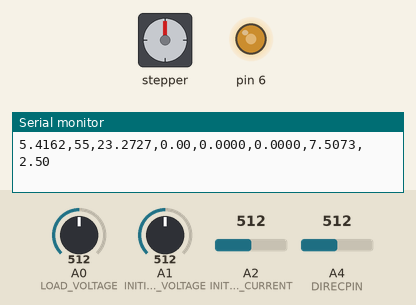
Bench run of a sketch on a simulated Arduino Leonardo, built with avr-gcc and run on an emulated ATmega32U4. On the bench: stepper motor, output pins drawn as LEDs (lit = HIGH), the last lines printed to the serial monitor. The inputs (shaded band) are chosen by the test bench; at power-on: A4 (DIRECPIN) = 512, A0 (LOAD_VOLTAGE) = 512, A1 (INITIAL_VOLTAGE) = 512, A2 (INITIAL_CURRENT) = 512. Stepper angles assume 4096 steps per turn.

Above: at 1.2 s.
1.3 s: A4 (DIRECPIN) set to 598
2.8 s: A4 (DIRECPIN) set to 627
At 4.0 s:
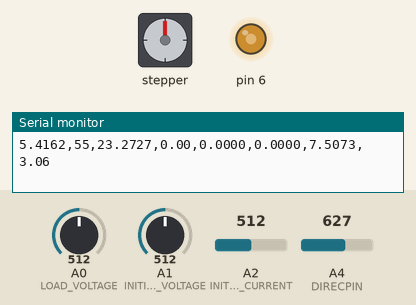
5.8 s: A4 (DIRECPIN) set to 598
At 6.4 s:
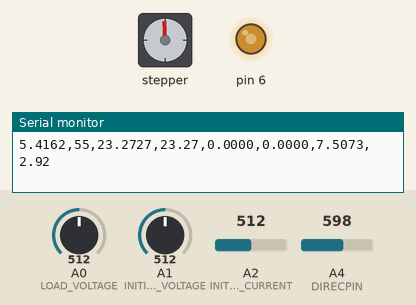
7.6 s: A4 (DIRECPIN) set to 583
At 34.0 s:
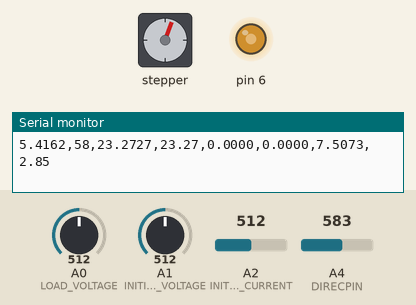
Timing chart, 0 to 34.7 s (numbered marks = the images above; inputs shaded):
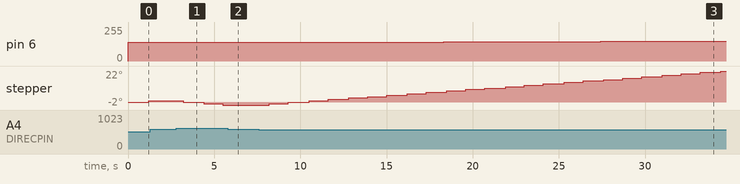

Measured:
- the behaviour switches between 584 and 583 on A4 (DIRECPIN) (found by bisection; images 2 and 3)
- after the input at 1.3 s, stepper: stops changing and stays 1°
- after the input at 5.8 s, stepper: stops changing and stays -2°

The sketch:

dutytesting_mar31.ino
```cpp
// Using an interrupt for the stepper motot, now bipolar (h bridge driven)
// using the timer registers for PWM out put
// synchronous update every __ seconds

// timer 4 PWM trigger
// timer 1 altserial
// timer 3 interrupt

// -------------  //
// AR PIN SETUP  //
// ------------- //

/*
Stepper motor 4 pins on the L298 left to right Pins 2,3,4,7
Pin 5 is bluetooth RXD
Pin 6 is PWM

PIN 0 and 1 (mostly used for uploading will keep free for now)

PINS 6 or 13 cannot use analogWrite

PIN 10, 11,12 for generator stator pins

not used pins
PIN 0,1,,8,9 (15,16,17?)

analog pins not used
PIN 4,5
and digital pins (pins 4, 6, 8, 9, 10, and 12 can be used for analog)
*/

#include <TimerOne.h> // timer interrupt
#include <Stepper.h> //
#include <Unistep2.h> // non blocking stepper motor
#include <AltSoftSerial.h>

/*http://r6500.blogspot.com/2014/12/fast-pwm-on-arduino-leonardo.html */
// Frequency modes for TIMER4
#define PWM187k 1   // 187500 Hz
#define PWM94k  2   //  93750 Hz
#define PWM47k  3   //  46875 Hz // using this
#define PWM23k  4   //  23437 Hz
#define PWM12k  5   //  11719 Hz
#define PWM6k   6   //   5859 Hz
#define PWM3k   7   //   2930 Hz

// Direct PWM change variables
#define PWM6        OCR4D
#define PWM13       OCR4A
// Terminal count
#define PWM6_13_MAX OCR4C

#define DUTY2PWM(x)  ((255*(x))/100)

#define STEPS 200 // the number of steps in one revolution of your motor (28BYJ-48)

#define DIRECPIN 4
#define LOAD_VOLTAGE 0
#define INITIAL_VOLTAGE 1
#define INITIAL_CURRENT 2

#define POWER_DIFF 0.025
#define LOAD_RESISTANCE 100.0

#define center_low 2.85
#define center_high 3.0
#define wanted_center 2.9

Unistep2 stepperX(2,4,3,7, STEPS, 10000); // non blocking bipolar stepper motor
    // connections with the L298
     // red to green A
     // blue to green B
     // green to red A
     // black to red B
     // stepper motor 4 pins on the L298 left to right pins 2,3,4,7

AltSoftSerial altSerial; // pin 5 for transmitting
// PWM at pin 6

int previous_direction = 0;
int val_direction = 0;
int step_direction = 0;
int dutycycle = 50;
float maxPower = 0, minPower = 99 , avgPower = 0 , totalE = 0 , power = 0;
float read_voltage = 0.0;
float read_current = 0.0;
float prev_power = 0.0;
int facing = 0;
int degree = 0;
int  serial_write = 50;
float power_after = 0.0;
float current_after_boost = 0.0;
float load_voltage = 0.0;
float prev_load_voltage = 0.0;

float load_voltage_sum = 0.0;
float read_current_sum = 0.0;
float read_voltage_sum = 0.0;
float current_position_sum = 0.0;
int high_enough = 0;
int n = 0;
float power_after_sum = 0.0;
int i = 0;
int inc = 1;
int dec = 0;
int t = 0;
int q = 0;
int s = 0;
int dutycycle_test  =55;
int high = 0;
int change_position = 0;
float current_position = 0;
float difference_between = 0;


// -------------------------  //
// PWM HARDWARE TIMER CONFIG  // -------- -------- -------- -------- --------
// -------------------------- //
// Configure the PWM clock
// The argument is one of the 7 previously defined modes
void pwm613configure(int mode)
{
  // TCCR4A configuration
  TCCR4A=0;
  // TCCR4B configuration
  TCCR4B=mode;
  // TCCR4C configuration
  TCCR4C=0;
  // TCCR4D configuration
  TCCR4D=0;
  // TCCR4D configuration
  TCCR4D=0;
  // PLL Configuration
  // Use 96MHz / 2 = 48MHz
  PLLFRQ=(PLLFRQ&0xCF)|0x30;
  // PLLFRQ=(PLLFRQ&0xCF)|0x10; // Will double all frequencies
  // Terminal count for Timer 4 PWM
  OCR4C=255;
}

// -------- //
// PWM SET  // -------- -------- -------- -------- -------- --------
// -------- //
// Set PWM to D9
// Argument is PWM between 0 and 255
// Set PWM to D13 (Timer4 A)
// Argument is PWM between 0 and 255
//void pwmSet13(int value)
//{
//OCR4A=value;   // Set PWM value
//DDRC|=1<<7;    // Set Output Mode C7
//TCCR4A=0x82;  // Activate channel A
//}

void pwmSet6(int value)
{
OCR4D=value;   // Set PWM value
DDRD|=1<<7;    // Set Output Mode D7
TCCR4C|=0x09;  // Activate channel D
}

// ------------  //
// INITIAL SETUP // -------- -------- -------- -------- -------- -------- --------
// ------------- //

void setup(void)
{
  Timer1.initialize(100000); //interrupt every 0.1 second
  Timer1.attachInterrupt(turbine_ISR);
  // stepper.setSpeed(10);
  pwm613configure(PWM94k); // configure pin 6 for PWM using hardware registers at 94kHz
  Serial.begin(9600);
  Serial1.begin(9600);
    while (!Serial1) {}
     // wait for serial port to connect. Needed for native USB port only  altSerial.begin(9600);
  altSerial.begin(9600);
}

// --------  //
// MAIN LOOP //  -------- -------- -------- -------- -------- -------- --------
// --------- //

void loop(void)
{
  stepperX.run(); // have to run for the nonblocking motor
  read_direc(); // get all values


  pwmSet6(DUTY2PWM(dutycycle_test));
  if(load_voltage > 10) {
    high = 1;
  }
  //high = 1;
  if(high) {
    q = q+1;
    if(q == 10000) {
      if (dutycycle_test < 75) {
          dutycycle_test = dutycycle_test + 1;
          q = 0;
      }
      else dutycycle_test = dutycycle_test;
    }
  }
  //print_bt();    // serial control

//
//    Serial.print("Current Before: ");
//    Serial.println(read_current, 5);
//    Serial.print("Voltage Before: ");
//    Serial.println(read_voltage, 5);
//    Serial.print("Current After: ");
//    Serial.println(current_after_boost, 5);
//    Serial.print("Voltage After: ");
//    Serial.println(load_voltage);
//    Serial.print("Power After: ");
//    Serial.println(power_after, 5);
//    Serial.print("Duty: ");
//    Serial.println(dutycycle);
//    Serial.print("Direction: ");
   // Serial.println(difference_between*1023/5/4.5);
  //  Serial.println(difference_between);
  //  Serial.println(change_position);
//    Serial.println(current_position);
//    Serial.println();
//    Serial.println(degree);
//  delay(10);//delay for visual
}

// ------------------------  //
// READ CURRENT AND VOLTAGE  //  -------- -------- -------- -------- -------- -------- --------
// ------------------------- //

float digvolt(int digital) {
    return digital*5.0/1023.0; // digital to voltage
}

float digcurr(float digital) {
    return (-1.0778*digital + 2.6541); // current sensor equation experimentally found
}

void read_direc() {
  // read direction

  val_direction = analogRead(DIRECPIN);
  //read difference in direction
  step_direction = val_direction - previous_direction;

//  read_voltage =  digvolt(analogRead(INITIAL_VOLTAGE))*3.0;
//  read_current =  digcurr(digvolt(analogRead(INITIAL_CURRENT)));
//  if (read_current < 0) read_current = 0;
//  load_voltage = analogRead(LOAD_VOLTAGE) * (5.0/1023.0) * 9.3;

  read_voltage_sum = read_voltage_sum + digvolt(analogRead(INITIAL_VOLTAGE))*3.0;
  read_current_sum = read_current_sum +  digcurr(digvolt(analogRead(INITIAL_CURRENT)));
  load_voltage_sum = load_voltage_sum + analogRead(LOAD_VOLTAGE) * (5.0/1023.0) * 9.3;
  current_position_sum = digvolt(analogRead(4)) + current_position_sum;

 n = n + 1;

  if (n==100) {
    read_voltage = read_voltage_sum/100.0;
    read_current = read_current_sum/100.0;
    if(read_current < 0 ) read_current = 0;
    load_voltage = load_voltage_sum/100.0;
    current_position = current_position_sum/100;

    n=0;
    read_voltage_sum = 0.0;
    read_current_sum = 0.0;
    load_voltage_sum = 0.0;
    current_position_sum = 0.0;
  }

  current_after_boost = load_voltage / LOAD_RESISTANCE;

  i = i+1;

  power = (read_current*read_voltage);

  power_after_sum = (load_voltage * load_voltage / LOAD_RESISTANCE) + power_after_sum;

  if (i == 100) {
      power_after = power_after_sum/100.0;
      power_after_sum = 0.0;
      i = 0;
   }

  t = t+1;

  if (t == 5000) {
    prev_load_voltage = load_voltage;
    t = 0;
  }

}

// ---  //
// ISR // -------- -------- -------- -------- -------- -------- -------- -------- --------
// --- //

void turbine_ISR() {
  change_step(); // direction control
//
//  if (s == 400) {
//    change_PWM();  // PWM control
//    s = 0;
//  }
//  s = s+1;

  print_bt();
}

void change_step(void)
{
  check_d();
    if ( stepperX.stepsToGo() == 0 and (current_position < center_low)){ // If stepsToGo returns 0 the stepper is not moving
      stepperX.move(1);
    }
    if ( stepperX.stepsToGo() == 0 and (current_position > center_high)){ // If stepsToGo returns 0 the stepper is not moving
      stepperX.move(-1);
    }
}


void check_d() {


//  if( or (current_position > center_high)) {
//    change_position = 1;
//    difference_between = wanted_center - current_position;
//  }
//  else change_position = 0;
}

// ------------------------  //
// CHANGE PWM DEPNT ON POWER  // -------- -------- -------- -------- -------- -------- --------
// ------------------------- //
void change_PWM() {

  // wait till voltage has reached 10 Volts (is spinning fast enough after starting up) once to start changing duty cycle ; and wait to stabilize
  if (load_voltage > 10 && (abs(prev_load_voltage - load_voltage) < 0.5)) {
    high_enough = 1; //
  }
  else {
    high_enough = 0;
  }

  if (load_voltage < 7) { // when turning off
    high_enough = 0;
  }

  if (high_enough) {

      if (power > (prev_power + POWER_DIFF) && inc) { // increase duty cycle when power is greater than previous power and rising
          dutycycle = dutycycle + 2;
          prev_power = power;
          inc = 1;
          dec = 0;
      }

      else if (power < (prev_power - POWER_DIFF) && inc) { // decrease duty cycle when power is less than previous power when rising
          dutycycle = dutycycle - 2;
          prev_power = power;
          dec = 1;
          inc = 0;
      }

      else if (power < (prev_power - POWER_DIFF) && dec) { // increase duty cycle when power is less than previous power when decreasing
          dutycycle = dutycycle + 2;
          prev_power = power;
          inc = 1;
          dec = 0;
      }

      else if (power > (prev_power + POWER_DIFF) && dec) { // decrease duty cycle when power is greater than previous power when decreasing
          dutycycle = dutycycle - 2;
          prev_power = power;
          dec = 1;
          inc = 0;
      }

      else {
        dutycycle = dutycycle; // max or min duty then don't change or if power is the same
      }
  }
      // set pin 6 for PWM output to boost converter

  // max and min duty cycle that the boost is capable of taking
  if (dutycycle < 30) dutycycle = 30;
  if (dutycycle > 75) dutycycle = 75;

  if(maxPower < power) maxPower = power;
  if(minPower > power) minPower = power;

  pwmSet6(DUTY2PWM(dutycycle));

}

int currentMillis;
// ------------------------  //
// BLUETOOTH SERIAL PRINT    // -------- -------- -------- -------- -------- -------- -------- -------- --------
// ------------------------- //

void print_bt() {
  /* SERIAL PRINTING TO BLUETOOTH */

/* calculations, average wind speed and average direction? Maximum power*/
    // currentMillis = millis()/1000;
    //totalE = power*currentMillis;
//    Serial.print("Current Before: ");
//   Serial.println(read_current, 5);
//    Serial.print("Voltage Before: ");
//    Serial.println(read_voltage, 5);
//    Serial.print("Current After: ");
//    Serial.println(current_after_boost, 5);
//    Serial.print("Voltage After: ");
//    Serial.println(load_voltage, 5);
//    Serial.print("Power After: ");
//    Serial.println(power_after, 5);
//    Serial.print("Duty: ");
//    Serial.println(dutycycle);

    String powervals = String(power_after, 4)  + ',' + String(dutycycle_test)  + ',' + String(load_voltage, 4)+ ',' + String(prev_load_voltage)+ ',' + String(read_current, 4) + ',' + String(power, 4) + ',' + String(read_voltage, 4)+ ',' + String(current_position);

    String powervals_bt = String(power_after)  + ','+ String(load_voltage)  + ',' + String(read_current)+','+ String(degree) + ';';

    //altSerial.println(powervals_bt);

  Serial.println(powervals); // print to python Serial
}
```
